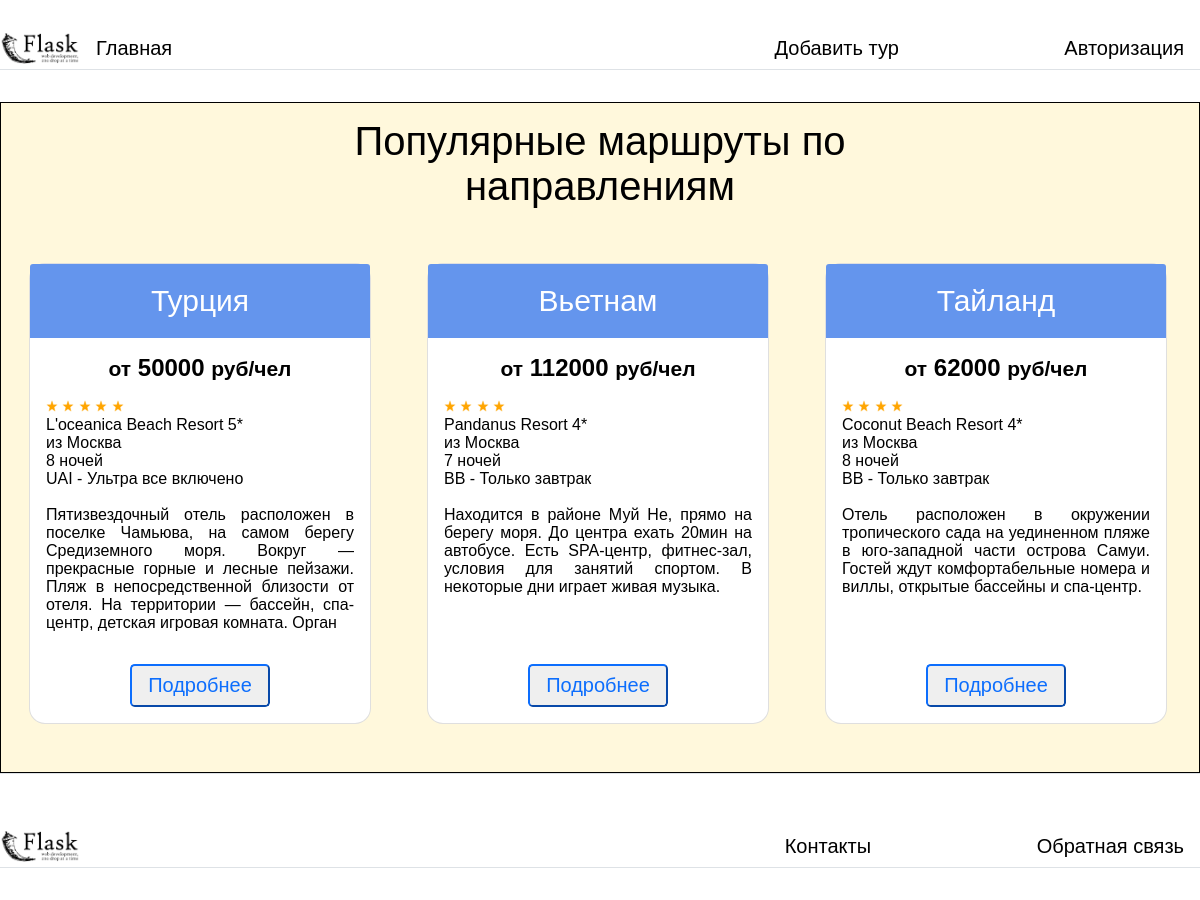
The page / on the database its author committed.
### tables this page shows
CREATE TABLE mainmenu (id INTEGER PRIMARY KEY AUTOINCREMENT, title TEXT NOT NULL, url TEXT NOT NULL, css TEXT);

CREATE TABLE posts (id INTEGER PRIMARY KEY AUTOINCREMENT, country TEXT NOT NULL, price INTEGER NOT NULL, url TEXT NOT NULL, resort TEXT NOT NULL, star INTEGER NOT NULL, duration TEXT NOT NULL, nutrition TEXT NOT NULL, text TEXT NOT NULL, full_text TEXT, image BLOB);

### view.py (the view)
@app.route("/")
def index():
    return render_template('index.html', title="Главная", mh=dbase.get_menu_header(), mf=dbase.get_menu_footer(),
                           posts=dbase.get_post_annonce())

### DataDB.py (called while the page is built)
    def get_menu_header(self):
        sql = 'SELECT * FROM mainmenu WHERE id in (2, 3)'
        try:
            self.__cur.execute(sql)
            res = self.__cur.fetchall()
            if res:
                return res
        except IOError:
            print("Ошибка чтения из БД")
        return []

    def get_menu_footer(self):
        sql = 'SELECT * FROM mainmenu WHERE id in (4, 5)'
        try:
            self.__cur.execute(sql)
            res = self.__cur.fetchall()
            if res:
                return res
        except IOError:
            print("Ошибка чтения из БД")
        return []

    def get_post_annonce(self):
        try:
            self.__cur.execute(f"SELECT * FROM posts")
            res = self.__cur.fetchall()
            if res:
                return res
        except sqlite3.Error as e:
            print("Ошибка получения статей из БД " + str(e))
        return []

### view.py (called while the page is built)
def connect_db():
    con = sqlite3.connect(app.config['DATABASE'])
    con.row_factory = sqlite3.Row
    return con

def get_db():
    if not hasattr(g, 'link_db'):
        g.link_db = connect_db()
    return g.link_db

@app.before_request
def before_request():
    global dbase
    db = get_db()
    dbase = DataDB(db)

### templates/index.html (shortened to what this page needs)
{% extends 'base.html' %}
{% block content %}
<main>
    <div class="pricing-header p-3 mx-auto text-center">
        <h1 class="fw-normal">Популярные маршруты по направлениям</h1>
    </div>
    <div class="row row-cols-1 row-cols-md-3 mb-3 text-center">
        {% for p in posts %}
        <div class="col">
            <div class="card mb-4 rounded-3 shadow-sm">
                <div class="card-header py-3">
                    <h4 class="my-0 fw-normal">{{ p.country }}</h4>
                </div>
                <div class="card-body">
                    <h2 class="card-title pricing-card-title"><small>от</small> {{ p.price }} <small>руб/чел</small>
                    </h2>
                    <div class="list-unstyled mt-3 mb-4">
                        <div class="star">
                            {% for i in range(p.star) if i < 5 %}
                            <img width="12" height="12" src="static/img/star.png">
                            {% endfor %}
                        </div>
                        <ul>
                            <li><p>{{ p.resort }}</p></li>
                            <li><p>из Москва</p></li>
                            <li><p>{{ p.duration }} ночей</p></li>
                            <li><p>{{ p.nutrition }}</p></li>
                            <li style="text-align: justify;"><br>{{ p.text[:240] | striptags }}</li>
                        </ul>
                    </div>
                    <form action="{{ url_for('show', alias=p.url) }}">
                    <button type="submit" class="w-100 btn btn-lg btn-outline-primary">Подробнее</button>
                    </form>
                </div>
            </div>
        </div>
        {% endfor %}
    </div>
</main>
{% endblock %}

### templates/base.html (shortened to what this page needs)
<html lang="en">
<head>
    <link rel="stylesheet" href="{{ url_for('static', filename='css/style.css') }}">
</head>
<body>
{% block mainmenu %}
<div class="container">
    <header>
        <div class="d-flex align-items-center mb-4 border-bottom">
            <a href="/" class="d-flex align-items-center text-dark text-decoration-none">
                <img src="{{url_for('static', filename='img/logo.png')}}" width="80" height="32" class="me-2" alt="">
                <span class="fs-4">Главная</span>
            </a>
            <nav class="d-inline-flex mt-2 mt-md-0 ms-md-auto">
                {% for m in mh %}
                <a class="{{ m.css }}" href="{{ m.url }}">{{ m.title }}</a>
                {% endfor %}
            </nav>
        </div>
    </header>
{% endblock mainmenu %}
{% block content %}
{% endblock content %}
{% block footer %}
    <footer class="fd">
    <div class="d-flex flex-column flex-md-row align-items-center pb-3 mb-4 border-bottom">
        <a href="/" class="d-flex align-items-center text-dark text-decoration-none">
            <img src="{{url_for('static', filename='img/logo.png')}}" width="80" height="32" class="me-2" alt="">
        </a>
        <div class="d-inline-flex mt-2 mt-md-0 ms-md-auto">
            {% for m in mf %}
                <a class="{{ m.css }}" href="{{ m.url }}">{{ m.title }}</a>
            {% endfor %}
        </div>
    </div>
</footer>
{% endblock footer %}
</div>
</body>
</html>

### static/css/style.css (style rules this page uses)
* { margin: 0; padding: 0; }
body { height: 100%; font-family: sans-serif; }
main { flex: 1 1 auto; background: cornsilk; border: 1px solid; }
.container { display: flex; min-height: 100%; flex-direction: column; max-width: 1200px; width: 100%; margin-right: auto; margin-left: auto; }
.mb-4 { margin-bottom: 2rem; margin-top: 2rem; }
.align-items-center { align-items: center; }
.border-bottom { border-bottom: 1px solid #dee2e6; padding-bottom: 5px; }
.d-flex { display: flex; color: black; font-size: 20px; }
.text-decoration-none { text-decoration: none; }
.me-2 { margin-right: 1rem; }
.ms-md-auto { margin-left: auto; }
.py-2 { margin-right: 1rem; color: black; }
.me-3 { margin-right: 10rem; }
.pricing-header { max-width: 700px; }
.text-center { text-align: center; }
.p-3 { padding: 1rem; }
.mx-auto { margin-right: auto; margin-left: auto; }
.mb-3 { margin-bottom: 1rem; }
.row { --bs-gutter-x: 3.5rem; --bs-gutter-y: 6; display: flex; flex-wrap: wrap; margin-top: calc(-1 * var(--bs-gutter-y)); }
.col { flex: 0 0 0%; min-width: 342px; }
.row>* { flex-shrink: 0; width: 100%; max-width: 100%; padding-right: calc(var(--bs-gutter-x) * .5); padding-left: calc(var(--bs-gutter-x) * .5); margin-top: var(--bs-gutter-y); }
.card { position: relative; display: flex; flex-direction: column; min-width: 0; word-wrap: break-word; background-color: #fff; background-clip: border-box; border: 1px solid rgba(0,0,0,.125); border-radius: 1rem; }
.card-header:first-child { border-radius: calc(0.25rem - 1px) calc(0.25rem - 1px) 0 0; padding: 20px; background: cornflowerblue; color: white; }
.fw-normal { font-weight: 400; }
.my-0 { margin-top: 0; margin-bottom: 0; font-size: 30px; }
.card-body { flex: 1 1 auto; padding: 1rem 1rem; }
.card-title { margin-bottom: 0.5rem; }
.h1, h1 { font-size: calc(1.375rem + 1.5vw); }
.small, small { font-size: .875em; }
.mt-3 { margin-top: 1rem; }
.list-unstyled { padding-left: 0; list-style: none; }
.btn-group-lg>.btn, .btn-lg { padding: 0.5rem 1rem; font-size: 1.25rem; border-radius: 0.3rem; }
.btn-outline-primary { color: #0d6efd; border-color: #0d6efd; }
.fd { padding-top: 1.5rem; border-top: 1px solid #dee2e6; }
ul { text-align: left; list-style-type: none; min-height: 216px; }
.star { text-align: left; }

### rows shown on the page
mainmenu: title "Добавить тур"
mainmenu: title "Авторизация"
posts: country "Турция", price "50000", star 5 (drawn), resort "L'oceanica Beach Resort 5*", duration "8", nutrition "UAI - Ультра все включено", text "Пятизвездочный отель расположен в поселке Чамьюва, на самом берегу Средиземного моря. Вокруг — прекрасные горные и лесные пейзажи. Пляж в непосредственной близости от отеля. На территории — бассейн, спа-центр, детская игровая комната. Орган"
posts: country "Вьетнам", price "112000", star 4 (drawn), resort "Pandanus Resort 4*", duration "7", nutrition "BB - Только завтрак", text "Находится в районе Муй Не, прямо на берегу моря. До центра ехать 20мин на автобусе. Есть SPA-центр, фитнес-зал, условия для занятий спортом. В некоторые дни играет живая музыка."
posts: country "Тайланд", price "62000", star 4 (drawn), resort "Coconut Beach Resort 4*", duration "8", nutrition "BB - Только завтрак", text "Отель расположен в окружении тропического сада на уединенном пляже в юго-западной части острова Самуи. Гостей ждут комфортабельные номера и виллы, открытые бассейны и спа-центр."
mainmenu: title "Контакты"
mainmenu: title "Обратная связь"
